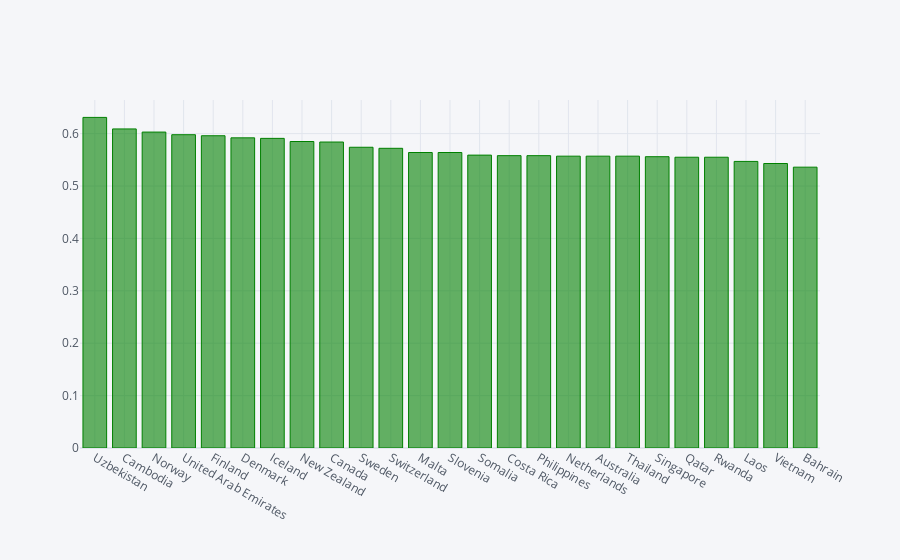

This figure's notebook cell:
### Markdown cell above
#### Top 25 Countries having highest Freedom to make life choices

### Code cell
data=df.nlargest(25,'Freedom to make life choices')
data.iplot(kind='bar',x='Country or region',y='Freedom to make life choices',color='green')

### Figure 1 — Plotly figure (JSON) as saved in the notebook; plotly's stock layout.template omitted (floating-point values rounded to 4 significant figures)
{"data": [{"marker": {"color": "rgba(0, 128, 0, 0.6)", "line": {"color": "rgba(0, 128, 0, 1.0)", "width": 1}}, "name": "Freedom to make life choices", "orientation": "v", "text": "", "type": "bar", "x": ["Uzbekistan", "Cambodia", "Norway", "United Arab Emirates", "Finland", "Denmark", "Iceland", "New Zealand", "Canada", "Sweden", "Switzerland", "Malta", "Slovenia", "Somalia", "Costa Rica", "Philippines", "Netherlands", "Australia", "Thailand", "Singapore", "Qatar", "Rwanda", "Laos", "Vietnam", "Bahrain"], "y": [0.631, 0.609, 0.603, 0.598, 0.596, 0.592, 0.591, 0.585, 0.584, 0.574, 0.572, 0.564, 0.564, 0.559, 0.558, 0.558, 0.557, 0.557, 0.557, 0.556, 0.555, 0.555, 0.547, 0.543, 0.536]}], "layout": {"legend": {"bgcolor": "#F5F6F9", "font": {"color": "#4D5663"}}, "paper_bgcolor": "#F5F6F9", "plot_bgcolor": "#F5F6F9", "title": {"font": {"color": "#4D5663"}}, "xaxis": {"gridcolor": "#E1E5ED", "showgrid": true, "tickfont": {"color": "#4D5663"}, "title": {"font": {"color": "#4D5663"}, "text": ""}, "zerolinecolor": "#E1E5ED"}, "yaxis": {"gridcolor": "#E1E5ED", "showgrid": true, "tickfont": {"color": "#4D5663"}, "title": {"font": {"color": "#4D5663"}, "text": ""}, "zerolinecolor": "#E1E5ED"}}}
